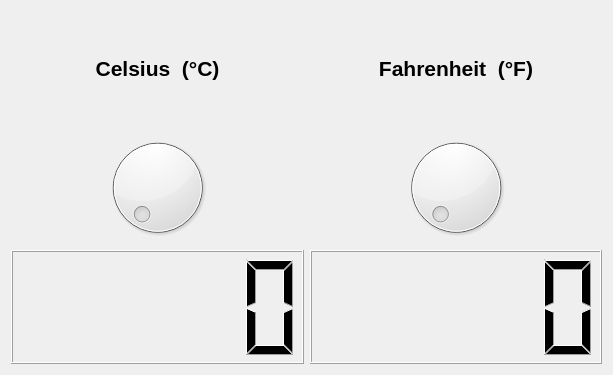
<?xml version="1.0" encoding="UTF-8"?>
<ui version="4.0">
 <class>Form</class>
 <widget class="QWidget" name="Form">
  <property name="geometry">
   <rect>
    <x>0</x>
    <y>0</y>
    <width>613</width>
    <height>375</height>
   </rect>
  </property>
  <property name="windowTitle">
   <string>Form</string>
  </property>
  <layout class="QGridLayout" name="gridLayout">
   <item row="0" column="1">
    <widget class="QLabel" name="label_2">
     <property name="font">
      <font>
       <pointsize>16</pointsize>
       <weight>75</weight>
       <bold>true</bold>
      </font>
     </property>
     <property name="text">
      <string>Fahrenheit  (°F)</string>
     </property>
     <property name="alignment">
      <set>Qt::AlignCenter</set>
     </property>
    </widget>
   </item>
   <item row="3" column="1">
    <widget class="QLCDNumber" name="lcd2"/>
   </item>
   <item row="3" column="0">
    <widget class="QLCDNumber" name="lcd1"/>
   </item>
   <item row="0" column="0">
    <widget class="QLabel" name="label_1">
     <property name="font">
      <font>
       <pointsize>16</pointsize>
       <weight>75</weight>
       <bold>true</bold>
      </font>
     </property>
     <property name="text">
      <string>Celsius  (°C)</string>
     </property>
     <property name="alignment">
      <set>Qt::AlignCenter</set>
     </property>
    </widget>
   </item>
   <item row="2" column="1">
    <widget class="QDial" name="dial2">
     <property name="minimum">
      <number>32</number>
     </property>
     <property name="maximum">
      <number>212</number>
     </property>
    </widget>
   </item>
   <item row="2" column="0">
    <widget class="QDial" name="dial1"/>
   </item>
  </layout>
 </widget>
 <resources/>
 <connections/>
</ui>
